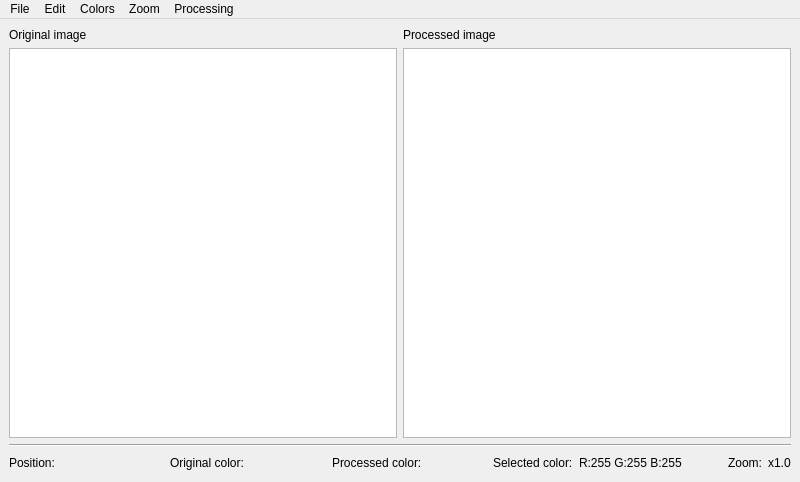
<?xml version="1.0" encoding="UTF-8"?>
<ui version="4.0">
 <class>MainWindow</class>
 <widget class="QMainWindow" name="MainWindow">
  <property name="geometry">
   <rect>
    <x>0</x>
    <y>0</y>
    <width>800</width>
    <height>482</height>
   </rect>
  </property>
  <property name="minimumSize">
   <size>
    <width>800</width>
    <height>0</height>
   </size>
  </property>
  <property name="windowTitle">
   <string>Image editor</string>
  </property>
  <widget class="QWidget" name="centralwidget">
   <layout class="QVBoxLayout" name="verticalLayout_2">
    <item>
     <layout class="QGridLayout" name="gridLayout">
      <item row="1" column="0">
       <widget class="QLabel" name="label_4">
        <property name="enabled">
         <bool>true</bool>
        </property>
        <property name="text">
         <string>Original image</string>
        </property>
       </widget>
      </item>
      <item row="2" column="0">
       <widget class="ImageView" name="iv_original">
        <property name="sizePolicy">
         <sizepolicy hsizetype="Ignored" vsizetype="Expanding">
          <horstretch>0</horstretch>
          <verstretch>0</verstretch>
         </sizepolicy>
        </property>
       </widget>
      </item>
      <item row="2" column="1">
       <widget class="ImageView" name="iv_processed">
        <property name="sizePolicy">
         <sizepolicy hsizetype="Ignored" vsizetype="Expanding">
          <horstretch>0</horstretch>
          <verstretch>0</verstretch>
         </sizepolicy>
        </property>
       </widget>
      </item>
      <item row="1" column="1">
       <widget class="QLabel" name="label_5">
        <property name="text">
         <string>Processed image</string>
        </property>
       </widget>
      </item>
     </layout>
    </item>
    <item>
     <widget class="Line" name="line">
      <property name="orientation">
       <enum>Qt::Horizontal</enum>
      </property>
     </widget>
    </item>
    <item>
     <layout class="QHBoxLayout" name="StatusBarLayout">
      <item>
       <layout class="QHBoxLayout" name="PositionLayout">
        <item>
         <widget class="QLabel" name="label">
          <property name="text">
           <string>Position:</string>
          </property>
         </widget>
        </item>
        <item>
         <widget class="QLabel" name="lbl_position">
          <property name="text">
           <string/>
          </property>
         </widget>
        </item>
        <item>
         <spacer name="horizontalSpacer">
          <property name="orientation">
           <enum>Qt::Horizontal</enum>
          </property>
          <property name="sizeHint" stdset="0">
           <size>
            <width>40</width>
            <height>20</height>
           </size>
          </property>
         </spacer>
        </item>
       </layout>
      </item>
      <item>
       <layout class="QHBoxLayout" name="OriginalColorLayout">
        <item>
         <widget class="QLabel" name="label_2">
          <property name="text">
           <string>Original color:</string>
          </property>
         </widget>
        </item>
        <item>
         <widget class="QLabel" name="lbl_original_color">
          <property name="text">
           <string/>
          </property>
         </widget>
        </item>
        <item>
         <spacer name="horizontalSpacer_2">
          <property name="orientation">
           <enum>Qt::Horizontal</enum>
          </property>
          <property name="sizeHint" stdset="0">
           <size>
            <width>40</width>
            <height>20</height>
           </size>
          </property>
         </spacer>
        </item>
       </layout>
      </item>
      <item>
       <layout class="QHBoxLayout" name="ProcessedColorLayout">
        <item>
         <widget class="QLabel" name="label_3">
          <property name="text">
           <string>Processed color:</string>
          </property>
         </widget>
        </item>
        <item>
         <widget class="QLabel" name="lbl_processed_color">
          <property name="text">
           <string/>
          </property>
         </widget>
        </item>
        <item>
         <spacer name="horizontalSpacer_3">
          <property name="orientation">
           <enum>Qt::Horizontal</enum>
          </property>
          <property name="sizeHint" stdset="0">
           <size>
            <width>40</width>
            <height>20</height>
           </size>
          </property>
         </spacer>
        </item>
       </layout>
      </item>
      <item>
       <layout class="QHBoxLayout" name="SelectedColorLayout">
        <item>
         <widget class="QLabel" name="label_7">
          <property name="text">
           <string>Selected color:</string>
          </property>
         </widget>
        </item>
        <item>
         <widget class="QLabel" name="lbl_selected_color">
          <property name="text">
           <string>R:255 G:255 B:255</string>
          </property>
         </widget>
        </item>
        <item>
         <spacer name="horizontalSpacer_4">
          <property name="orientation">
           <enum>Qt::Horizontal</enum>
          </property>
          <property name="sizeHint" stdset="0">
           <size>
            <width>40</width>
            <height>20</height>
           </size>
          </property>
         </spacer>
        </item>
        <item>
         <layout class="QHBoxLayout" name="PositionLayout_2">
          <item>
           <widget class="QLabel" name="label_6">
            <property name="text">
             <string>Zoom:</string>
            </property>
           </widget>
          </item>
          <item>
           <widget class="QLabel" name="lbl_zoom">
            <property name="text">
             <string>x1.0</string>
            </property>
           </widget>
          </item>
         </layout>
        </item>
       </layout>
      </item>
     </layout>
    </item>
   </layout>
   <zorder></zorder>
   <zorder>line</zorder>
  </widget>
  <widget class="QMenuBar" name="menubar">
   <property name="geometry">
    <rect>
     <x>0</x>
     <y>0</y>
     <width>800</width>
     <height>27</height>
    </rect>
   </property>
   <widget class="QMenu" name="menuFile">
    <property name="title">
     <string>File</string>
    </property>
    <addaction name="action_open"/>
    <addaction name="action_save"/>
    <addaction name="separator"/>
    <addaction name="action_quit"/>
   </widget>
   <widget class="QMenu" name="menuColors">
    <property name="title">
     <string>Colors</string>
    </property>
    <addaction name="action_select_pen_color"/>
    <addaction name="separator"/>
    <addaction name="action_filter_red"/>
    <addaction name="action_filter_green"/>
    <addaction name="action_filter_blue"/>
    <addaction name="action_grayscale"/>
    <addaction name="separator"/>
    <addaction name="action_histogram"/>
   </widget>
   <widget class="QMenu" name="menuZoom">
    <property name="title">
     <string>Zoom</string>
    </property>
    <addaction name="action_zoom_in"/>
    <addaction name="action_zoom_out"/>
   </widget>
   <widget class="QMenu" name="menuProcessing">
    <property name="title">
     <string>Processing</string>
    </property>
    <addaction name="action_exp"/>
    <addaction name="action_log"/>
    <addaction name="action_hist_stretch"/>
    <addaction name="action_hist_eq"/>
    <addaction name="separator"/>
    <addaction name="action_custom_thresholding"/>
    <addaction name="action_otsu_thresholding"/>
    <addaction name="action_niblack_thresholding"/>
    <addaction name="separator"/>
    <addaction name="action_linear_filter"/>
    <addaction name="action_median_filter"/>
    <addaction name="action_kuwahara_filter"/>
   </widget>
   <widget class="QMenu" name="menuEdit">
    <property name="title">
     <string>Edit</string>
    </property>
    <addaction name="action_revert"/>
   </widget>
   <addaction name="menuFile"/>
   <addaction name="menuEdit"/>
   <addaction name="menuColors"/>
   <addaction name="menuZoom"/>
   <addaction name="menuProcessing"/>
  </widget>
  <action name="action_open">
   <property name="text">
    <string>Open</string>
   </property>
   <property name="shortcut">
    <string>Ctrl+O</string>
   </property>
  </action>
  <action name="action_save">
   <property name="text">
    <string>Save</string>
   </property>
   <property name="shortcut">
    <string>Ctrl+S</string>
   </property>
  </action>
  <action name="action_quit">
   <property name="text">
    <string>Quit</string>
   </property>
   <property name="shortcut">
    <string>Ctrl+Q</string>
   </property>
  </action>
  <action name="action_select_pen_color">
   <property name="text">
    <string>Select pen color</string>
   </property>
  </action>
  <action name="action_filter_red">
   <property name="checkable">
    <bool>false</bool>
   </property>
   <property name="checked">
    <bool>false</bool>
   </property>
   <property name="text">
    <string>Filter red</string>
   </property>
  </action>
  <action name="action_filter_green">
   <property name="checkable">
    <bool>false</bool>
   </property>
   <property name="checked">
    <bool>false</bool>
   </property>
   <property name="text">
    <string>Filter green</string>
   </property>
  </action>
  <action name="action_filter_blue">
   <property name="checkable">
    <bool>false</bool>
   </property>
   <property name="checked">
    <bool>false</bool>
   </property>
   <property name="text">
    <string>Filter blue</string>
   </property>
  </action>
  <action name="action_zoom_in">
   <property name="text">
    <string>Zoom in</string>
   </property>
   <property name="shortcut">
    <string>+</string>
   </property>
   <property name="softKeyRole">
    <enum>QAction::NoSoftKey</enum>
   </property>
  </action>
  <action name="action_zoom_out">
   <property name="text">
    <string>Zoom out</string>
   </property>
   <property name="shortcut">
    <string>-</string>
   </property>
  </action>
  <action name="action_exp">
   <property name="text">
    <string>Exponential function</string>
   </property>
  </action>
  <action name="action_revert">
   <property name="text">
    <string>Revert changes</string>
   </property>
  </action>
  <action name="action_histogram">
   <property name="text">
    <string>Show histogram</string>
   </property>
  </action>
  <action name="action_log">
   <property name="text">
    <string>Logarithmic function</string>
   </property>
  </action>
  <action name="action_hist_stretch">
   <property name="text">
    <string>Histogram stretching</string>
   </property>
  </action>
  <action name="action_hist_eq">
   <property name="text">
    <string>Histogram equalization</string>
   </property>
  </action>
  <action name="action_grayscale">
   <property name="text">
    <string>Grayscale</string>
   </property>
  </action>
  <action name="action_custom_thresholding">
   <property name="text">
    <string>Custom thresholding</string>
   </property>
  </action>
  <action name="action_otsu_thresholding">
   <property name="text">
    <string>Otsu thresholding</string>
   </property>
  </action>
  <action name="action_niblack_thresholding">
   <property name="text">
    <string>Niblack thresholding</string>
   </property>
  </action>
  <action name="action_linear_filter">
   <property name="text">
    <string>Linear Filter</string>
   </property>
  </action>
  <action name="action_median_filter">
   <property name="text">
    <string>Median Filter</string>
   </property>
  </action>
  <action name="action_kuwahara_filter">
   <property name="text">
    <string>Kuwahara Filter</string>
   </property>
  </action>
 </widget>
 <customwidgets>
  <customwidget>
   <class>ImageView</class>
   <extends>QGraphicsView</extends>
   <header>imageView.h</header>
  </customwidget>
 </customwidgets>
 <resources/>
 <connections/>
</ui>
